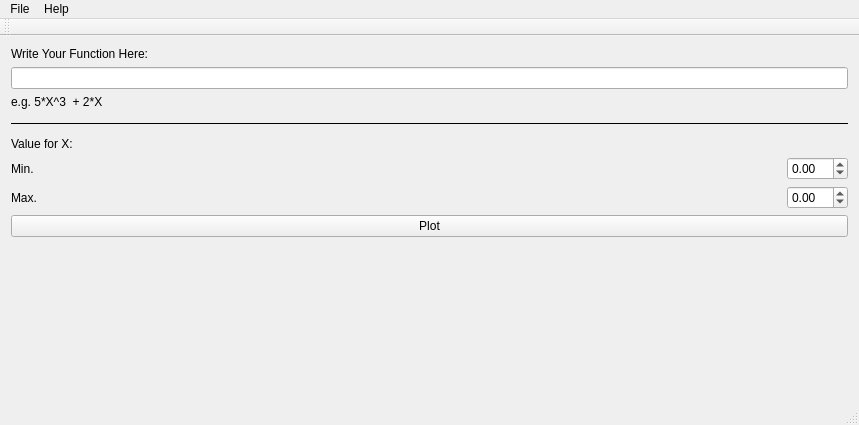
<?xml version="1.0" encoding="UTF-8"?>
<ui version="4.0">
 <class>MainWindow</class>
 <widget class="QMainWindow" name="MainWindow">
  <property name="geometry">
   <rect>
    <x>0</x>
    <y>0</y>
    <width>859</width>
    <height>425</height>
   </rect>
  </property>
  <property name="windowTitle">
   <string>Funtion Plotter</string>
  </property>
  <widget class="QWidget" name="centralWidget">
   <layout class="QHBoxLayout" name="horizontalLayout_5">
    <item>
     <layout class="QHBoxLayout" name="horizontalLayout_4" stretch="0,2">
      <item>
       <layout class="QVBoxLayout" name="verticalLayout">
        <item>
         <layout class="QVBoxLayout" name="verticalLayout_2">
          <item>
           <widget class="QLabel" name="label">
            <property name="frameShape">
             <enum>QFrame::NoFrame</enum>
            </property>
            <property name="text">
             <string>Write Your Function Here:</string>
            </property>
           </widget>
          </item>
          <item>
           <widget class="QLineEdit" name="equLine"/>
          </item>
          <item>
           <widget class="QLabel" name="label_5">
            <property name="text">
             <string>e.g. 5*X^3  + 2*X</string>
            </property>
           </widget>
          </item>
          <item>
           <widget class="QLabel" name="label_6">
            <property name="frameShape">
             <enum>QFrame::HLine</enum>
            </property>
            <property name="text">
             <string/>
            </property>
           </widget>
          </item>
          <item>
           <widget class="QLabel" name="label_4">
            <property name="frameShape">
             <enum>QFrame::NoFrame</enum>
            </property>
            <property name="text">
             <string>Value for X:</string>
            </property>
           </widget>
          </item>
          <item>
           <layout class="QHBoxLayout" name="horizontalLayout_2">
            <item>
             <widget class="QLabel" name="label_2">
              <property name="enabled">
               <bool>true</bool>
              </property>
              <property name="sizePolicy">
               <sizepolicy hsizetype="Preferred" vsizetype="Preferred">
                <horstretch>0</horstretch>
                <verstretch>0</verstretch>
               </sizepolicy>
              </property>
              <property name="text">
               <string>Min.</string>
              </property>
             </widget>
            </item>
            <item>
             <spacer name="horizontalSpacer">
              <property name="orientation">
               <enum>Qt::Horizontal</enum>
              </property>
              <property name="sizeHint" stdset="0">
               <size>
                <width>40</width>
                <height>20</height>
               </size>
              </property>
             </spacer>
            </item>
            <item>
             <widget class="QDoubleSpinBox" name="minBox">
              <property name="minimum">
               <double>-99.989999999999995</double>
              </property>
              <property name="singleStep">
               <double>0.500000000000000</double>
              </property>
             </widget>
            </item>
           </layout>
          </item>
          <item>
           <layout class="QHBoxLayout" name="horizontalLayout_3">
            <item>
             <widget class="QLabel" name="label_3">
              <property name="text">
               <string>Max.</string>
              </property>
             </widget>
            </item>
            <item>
             <spacer name="horizontalSpacer_2">
              <property name="orientation">
               <enum>Qt::Horizontal</enum>
              </property>
              <property name="sizeHint" stdset="0">
               <size>
                <width>40</width>
                <height>20</height>
               </size>
              </property>
             </spacer>
            </item>
            <item>
             <widget class="QDoubleSpinBox" name="maxBox">
              <property name="minimum">
               <double>-99.989999999999995</double>
              </property>
              <property name="singleStep">
               <double>0.500000000000000</double>
              </property>
             </widget>
            </item>
           </layout>
          </item>
          <item>
           <widget class="QPushButton" name="plotButton">
            <property name="text">
             <string>Plot</string>
            </property>
           </widget>
          </item>
         </layout>
        </item>
        <item>
         <spacer name="verticalSpacer">
          <property name="orientation">
           <enum>Qt::Vertical</enum>
          </property>
          <property name="sizeType">
           <enum>QSizePolicy::Expanding</enum>
          </property>
          <property name="sizeHint" stdset="0">
           <size>
            <width>20</width>
            <height>40</height>
           </size>
          </property>
         </spacer>
        </item>
       </layout>
      </item>
      <item>
       <layout class="QHBoxLayout" name="horizontalLayout"/>
      </item>
     </layout>
    </item>
   </layout>
  </widget>
  <widget class="QMenuBar" name="menuBar">
   <property name="geometry">
    <rect>
     <x>0</x>
     <y>0</y>
     <width>859</width>
     <height>22</height>
    </rect>
   </property>
   <widget class="QMenu" name="menuFile">
    <property name="title">
     <string>File</string>
    </property>
   </widget>
   <widget class="QMenu" name="menuExit">
    <property name="title">
     <string>Help</string>
    </property>
   </widget>
   <addaction name="menuFile"/>
   <addaction name="menuExit"/>
  </widget>
  <widget class="QToolBar" name="mainToolBar">
   <attribute name="toolBarArea">
    <enum>TopToolBarArea</enum>
   </attribute>
   <attribute name="toolBarBreak">
    <bool>false</bool>
   </attribute>
  </widget>
  <widget class="QStatusBar" name="statusBar"/>
 </widget>
 <layoutdefault spacing="6" margin="11"/>
 <resources/>
 <connections/>
</ui>
